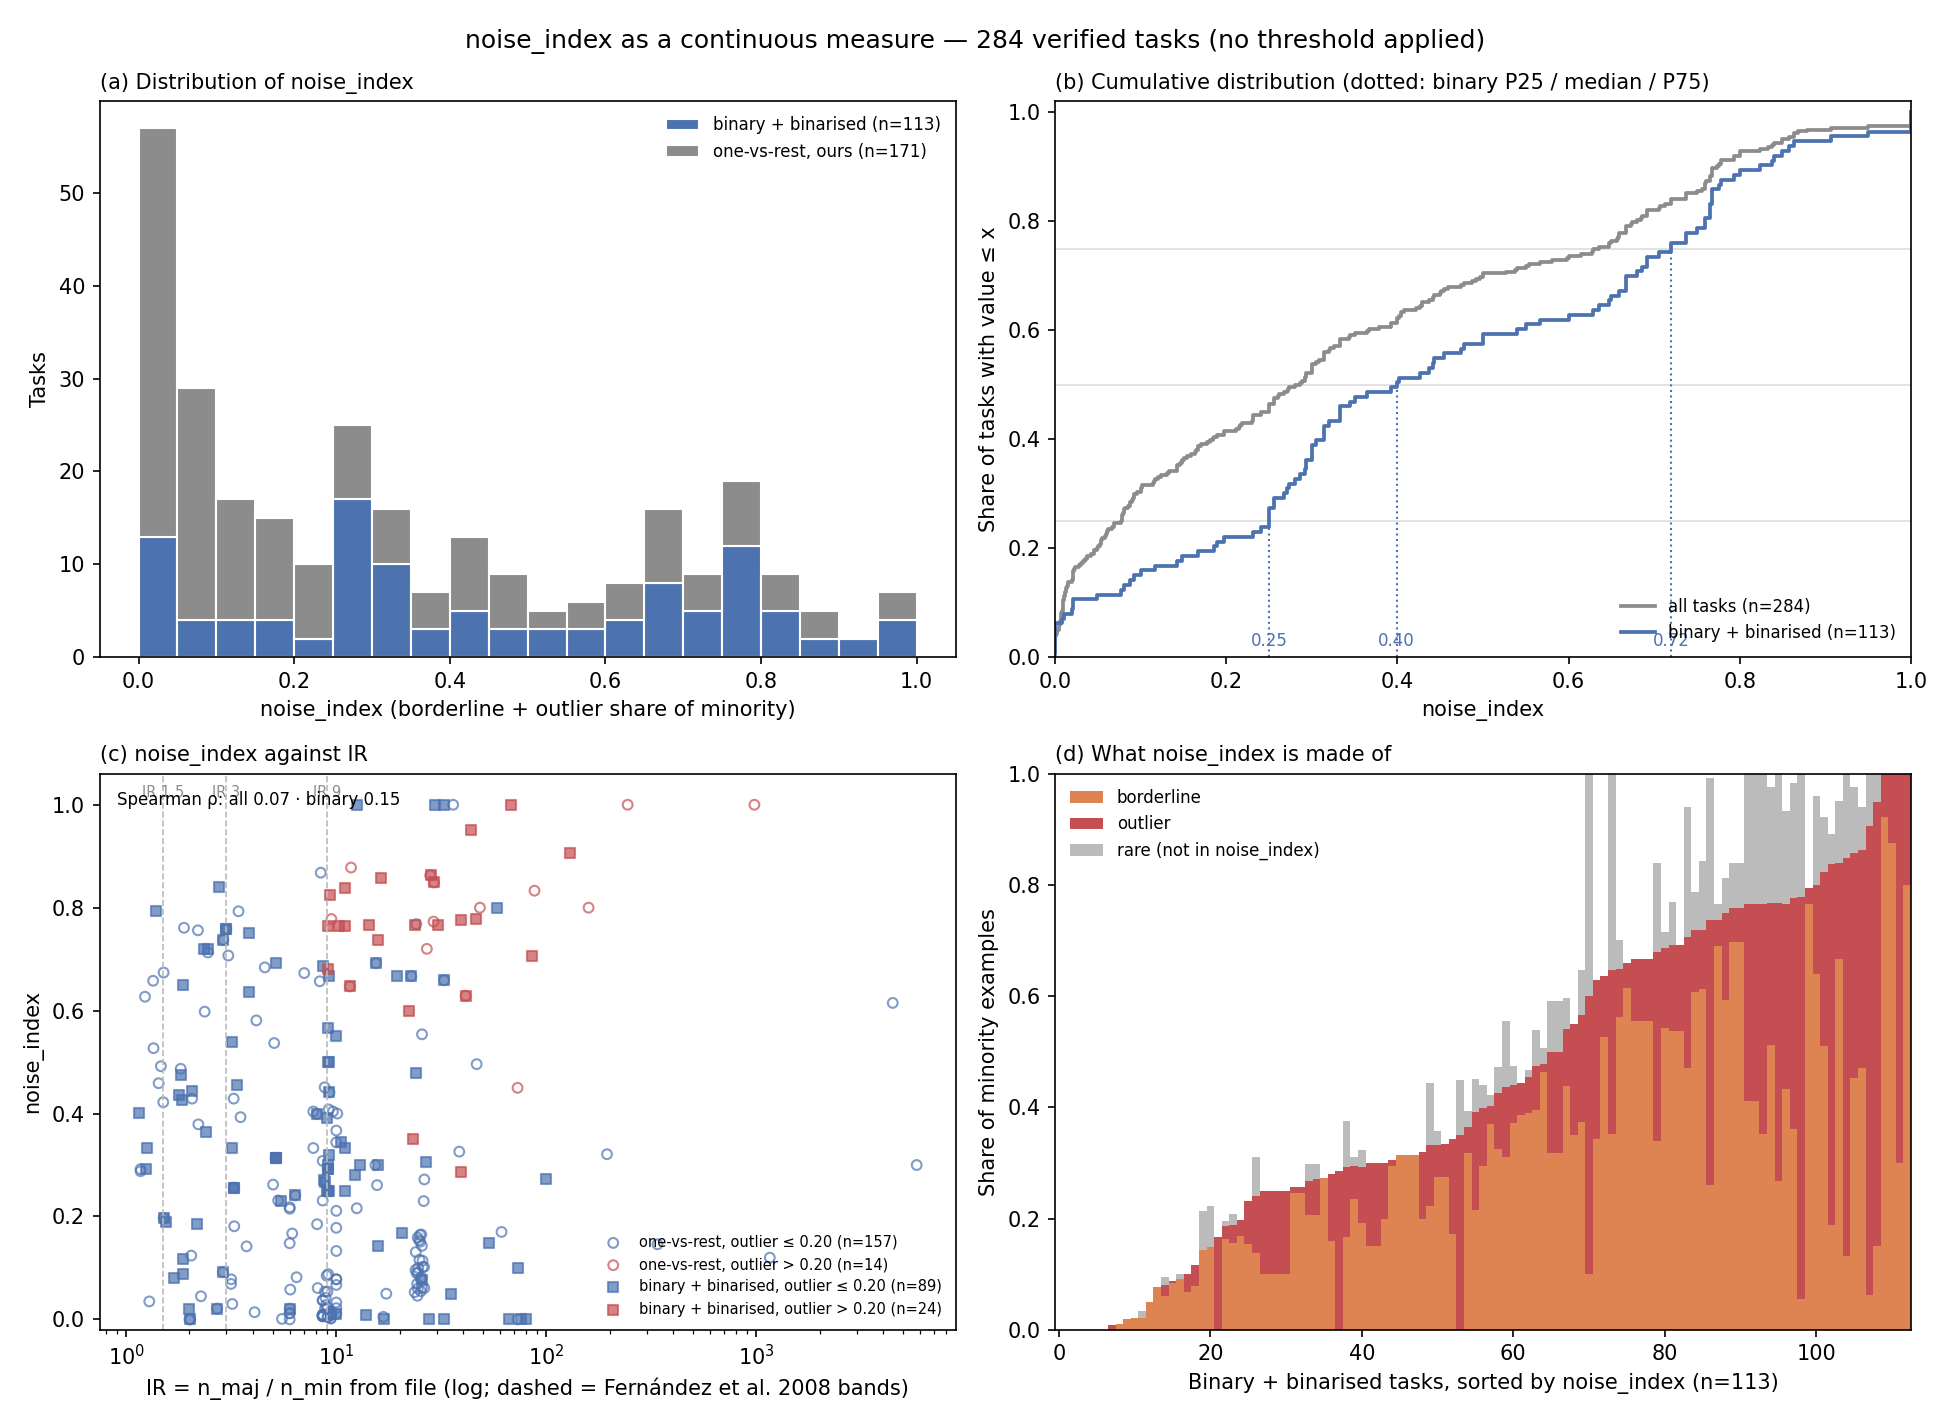

Reproduce this figure in Python.
"""Figures for deciding how to report noise (Toon 28 Oct 2026: see the real picture first).

Reads  difficulty_groups_cited.csv (output of group_cited.py)
Writes fig_noise.png, fig_noise_summary.json

noise_index = borderline + outlier share of minority examples (Napierala & Stefanowski
types, k = 5, HVDM, rare rule of sec. 5.2.1).
No threshold is drawn for noise_index. The only cited line is outlier > 0.20 (Napierala
& Stefanowski 2016, sec. 6.2), shown as a marker colour, not as a cut on noise_index.
"""
import json
from pathlib import Path

import matplotlib
matplotlib.use("Agg")
import matplotlib.pyplot as plt
import numpy as np
import pandas as pd

HERE = Path(__file__).resolve().parent
BLUE, ORANGE, GREY, RED = "#4C72B0", "#DD8452", "#8C8C8C", "#C44E52"


def main():
    g = pd.read_csv(HERE / "difficulty_groups_cited.csv")
    g = g[g.min_share_ge_half.astype(str).str.lower() != "true"].copy()
    g["outlier_heavy"] = g.outlier_heavy.astype(str).str.lower() == "true"
    b = g[g.task_type != "ovr"]
    o = g[g.task_type == "ovr"]

    fig, ax = plt.subplots(2, 2, figsize=(13, 9.5))

    # (a) histogram
    a = ax[0, 0]
    edges = np.linspace(0, 1, 21)
    a.hist([b.noise_index, o.noise_index], bins=edges, stacked=True, color=[BLUE, GREY],
           edgecolor="white", label=[f"binary + binarised (n={len(b)})", f"one-vs-rest, ours (n={len(o)})"])
    a.set_xlabel("noise_index (borderline + outlier share of minority)")
    a.set_ylabel("Tasks")
    a.set_title("(a) Distribution of noise_index", loc="left", fontsize=10)
    a.legend(fontsize=8, frameon=False)

    # (b) ECDF with quantiles
    a = ax[0, 1]
    qs = {}
    for sub, col, lab in [(g, GREY, f"all tasks (n={len(g)})"), (b, BLUE, f"binary + binarised (n={len(b)})")]:
        x = np.sort(sub.noise_index.values)
        a.step(x, np.arange(1, len(x) + 1) / len(x), where="post", color=col, lw=1.8, label=lab)
        qs[lab] = {str(q): round(float(sub.noise_index.quantile(q)), 3) for q in [.25, .5, .75]}
    for q in [.25, .5, .75]:
        v = b.noise_index.quantile(q)
        a.plot([v, v], [0, q], color=BLUE, ls=":", lw=1)
        a.text(v, 0.02, f"{v:.2f}", color=BLUE, fontsize=8, ha="center")
        a.axhline(q, color="#DDDDDD", lw=.8, zorder=0)
    a.set_xlim(0, 1); a.set_ylim(0, 1.02)
    a.set_xlabel("noise_index")
    a.set_ylabel("Share of tasks with value ≤ x")
    a.set_title("(b) Cumulative distribution (dotted: binary P25 / median / P75)", loc="left", fontsize=10)
    a.legend(fontsize=8, frameon=False, loc="lower right")

    # (c) noise vs IR
    a = ax[1, 0]
    for sub, mk, lab in [(o, "o", "one-vs-rest"), (b, "s", "binary + binarised")]:
        for heavy, col in [(False, BLUE), (True, RED)]:
            s = sub[sub.outlier_heavy == heavy]
            a.scatter(s.IR, s.noise_index, marker=mk, s=22, alpha=.7, color=col,
                      facecolors=col if mk == "s" else "none", linewidths=1,
                      label=f"{lab}, outlier {'> 0.20' if heavy else '≤ 0.20'} (n={len(s)})")
    a.set_xscale("log")
    for v in [1.5, 3, 9]:
        a.axvline(v, color="#BBBBBB", ls="--", lw=.8)
        a.text(v, 1.01, f"IR {v:g}", fontsize=7, color=GREY, ha="center", va="bottom")
    rho_all = g[["IR", "noise_index"]].rank().corr().iloc[0, 1]
    rho_b = b[["IR", "noise_index"]].rank().corr().iloc[0, 1]
    a.text(0.02, 0.97, f"Spearman ρ: all {rho_all:.2f} · binary {rho_b:.2f}", transform=a.transAxes,
           fontsize=8, va="top")
    a.set_ylim(-0.02, 1.06)
    a.set_xlabel("IR = n_maj / n_min from file (log; dashed = Fernández et al. 2008 bands)")
    a.set_ylabel("noise_index")
    a.set_title("(c) noise_index against IR", loc="left", fontsize=10)
    a.legend(fontsize=7, frameon=False, loc="lower right")

    # (d) composition per binary task
    a = ax[1, 1]
    s = b.sort_values("noise_index").reset_index(drop=True)
    xi = np.arange(len(s))
    a.bar(xi, s.borderline, color=ORANGE, width=1, label="borderline")
    a.bar(xi, s.outlier, bottom=s.borderline, color=RED, width=1, label="outlier")
    a.bar(xi, s.rare, bottom=s.borderline + s.outlier, color="#BBBBBB", width=1, label="rare (not in noise_index)")
    a.set_xlim(-.5, len(s) - .5); a.set_ylim(0, 1)
    a.set_xlabel(f"Binary + binarised tasks, sorted by noise_index (n={len(s)})")
    a.set_ylabel("Share of minority examples")
    a.set_title("(d) What noise_index is made of", loc="left", fontsize=10)
    a.legend(fontsize=8, frameon=False, loc="upper left")

    fig.suptitle("noise_index as a continuous measure — 284 verified tasks (no threshold applied)", fontsize=12)
    fig.tight_layout()
    fig.savefig(HERE / "fig_noise.png", dpi=150)

    out = {"n_all": int(len(g)), "n_binary_binarised": int(len(b)), "n_ovr": int(len(o)),
           "quantiles": qs, "spearman_IR_noise": {"all": round(float(rho_all), 3), "binary": round(float(rho_b), 3)},
           "outlier_heavy": {"all": int(g.outlier_heavy.sum()), "binary": int(b.outlier_heavy.sum())},
           "noise_eq_0": {"all": int((g.noise_index == 0).sum()), "binary": int((b.noise_index == 0).sum())},
           "binary_borderline_vs_outlier_median": {"borderline": round(float(b.borderline.median()), 3),
                                                   "outlier": round(float(b.outlier.median()), 3)}}
    (HERE / "fig_noise_summary.json").write_text(json.dumps(out, indent=2, ensure_ascii=False))
    print(json.dumps(out, indent=1, ensure_ascii=False))


if __name__ == "__main__":
    main()
